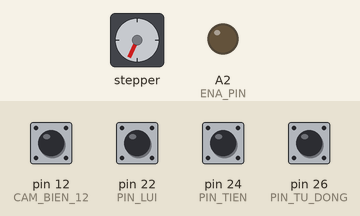
Simulated run of this sketch. Board: Arduino Mega 2560, built with avr-gcc and run on an emulated ATmega2560. Parts: stepper motor, output pins drawn as LEDs (lit = HIGH). The test bench sets the inputs (shaded band); at power-on: pin 12 (CAM_BIEN_12), pin 22 (PIN_LUI), pin 24 (PIN_TIEN), pin 26 (PIN_TU_DONG) HIGH. Stepper angles assume 1000 steps per turn.

Above: at 1.25 s.
1.3 s: pin 12 (CAM_BIEN_12) pulled LOW for 0.15 s
At 2.5 s:
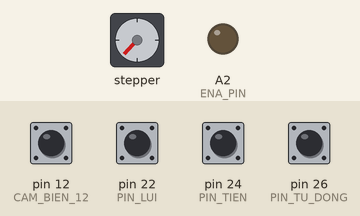
2.9 s: pin 22 (PIN_LUI) pulled LOW for 0.15 s
At 3.05 s:
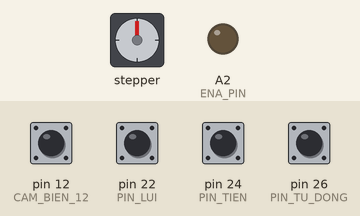
6.0 s: pin 12 (CAM_BIEN_12) pulled LOW for 1 s
At 7.3 s:
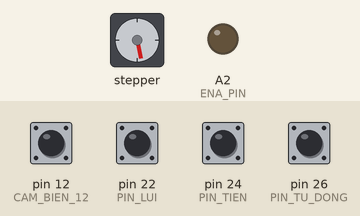
8.5 s: pin 24 (PIN_TIEN) pulled LOW for 0.15 s
At 11.1 s:
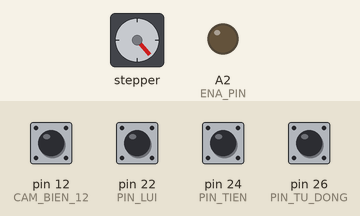
11.6 s: pin 22 (PIN_LUI) pulled LOW for 1 s
At 12.35 s:
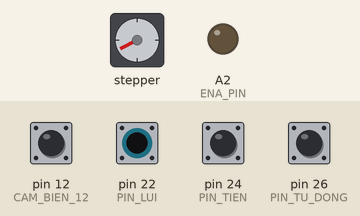
15.6 s: pin 12 (CAM_BIEN_12) driven LOW and pin 24 (PIN_TIEN) driven LOW
Timing chart, 0 to 19.2 s (numbered marks = the images above; inputs shaded):
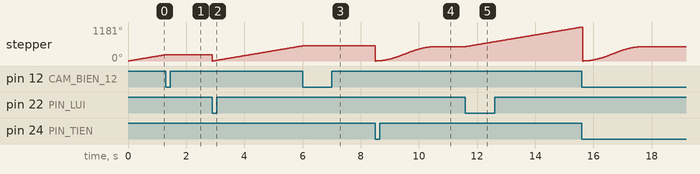

Measured:
- after the input at 1.3 s, stepper: goes on until 1.3 s, then stays 222°
- after the input at 2.9 s, stepper: turns 222° counter-clockwise in 0.00 s, then 524° clockwise in 3.1 s
- after the input at 6.0 s, stepper: goes on until 6.0 s, then stays 528°
- after the input at 8.5 s, stepper: turns 528° counter-clockwise in 0.00 s, then 499° clockwise in 2.0 s
- after the input at 11.6 s, stepper: keeps turning clockwise at about 170°/s, starting at once
- by itself, stepper: keeps turning clockwise at about 172°/s

The sketch:

karakuri_Shizai.ino
```cpp
#include <AccelStepper.h>

#define PUL_PIN A0 // kết nối với chân PUL động cơ bước
#define DIR_PIN A1 //
#define ENA_PIN A2

#define CAM_BIEN_12 12  // cảm biến tịm cận dụng để xác định vị trí quay của động cơ bước
#define PIN_TIEN    24  // Nhận tín hiệu từ chân 11 AGV
#define PIN_LUI     22  // Nhận tín hiệu từ chân 12 AGV
#define PIN_TU_DONG 26  // Nhận tín hiệu từ chân 10 AGV

AccelStepper stepper(1, PUL_PIN, DIR_PIN);

const float STEPS_PER_REV = 1000.0;
float GOC_DO = 500.0;

float TOC_DO_TIM_GOC = 500.0;
float TOC_DO_LAM_VIEC = 1250.0;
float GIA_TOC_LAM_VIEC = 1500.0;
const unsigned long THOI_GIAN_CHONG_NHIEU = 10;

// --- CÀI ĐẶT CHIỀU QUAY ---
// Tùy vào cách nối dây của bạn, hãy đổi dấu (1 hoặc -1) để động cơ quay đúng
// chiều "Ngược kim đồng hồ" như bạn muốn nhé.
const int CHIEU_QUAY_TIEP = -1;   // Quay tiếp 1 vòng (Dành cho chân 10)
const int CHIEU_QUAY_NGUOC = 1; // Quay ngược lại (Dành cho chân 12)

bool dangXacNhanGoc = false;
unsigned long thoiGianBatDauLow = 0;
unsigned long thoiGianBatDauCho = 0;

// Khai báo các trạng thái của hệ thống
enum TrangThaiHeThong {
  TIM_GOC_KHOI_DONG,
  IDLE,
  AUTO_DANG_TIEN,
  AUTO_DANG_CHO,
  TIM_GOC_SAU_AUTO,
  DANG_TIEN_VA_GIU,
  TIM_GOC_LUI
};

// Vừa bật máy lên là phải đi tìm gốc trước
TrangThaiHeThong trangThai = TIM_GOC_KHOI_DONG;

void setup() {
  pinMode(CAM_BIEN_12, INPUT_PULLUP);
  pinMode(PIN_TIEN, INPUT_PULLUP);
  pinMode(PIN_LUI, INPUT_PULLUP);
  pinMode(PIN_TU_DONG, INPUT_PULLUP);

  pinMode(ENA_PIN, OUTPUT);
  digitalWrite(ENA_PIN, LOW);

  stepper.setMaxSpeed(2000.0);
}

// Hàm chuyên dùng để quay liên tục TÌM GỐC bằng mắt cảm biến (Không đếm xung)
void thucHienTimGoc(int chieuQuay) {
  // Xuất xung cho động cơ quay liên tục ở tốc độ dò tìm
  stepper.setSpeed(chieuQuay * TOC_DO_TIM_GOC);
  stepper.runSpeed();

  // Nếu cảm biến bị đè (LOW)
  if (digitalRead(CAM_BIEN_12) == LOW) {
    if (!dangXacNhanGoc) {
      dangXacNhanGoc = true;
      thoiGianBatDauLow = millis();
    } else if (millis() - thoiGianBatDauLow >= THOI_GIAN_CHONG_NHIEU) {
      // Đã xác nhận đè chắc chắn qua 10ms -> TÌM THẤY GỐC
      stepper.stop();
      stepper.setCurrentPosition(0); // LƯU TỌA ĐỘ 0 TẠI ĐÂY

      stepper.setMaxSpeed(TOC_DO_LAM_VIEC);
      stepper.setAcceleration(GIA_TOC_LAM_VIEC);

      dangXacNhanGoc = false;
      trangThai = IDLE; // Thoát khỏi trạng thái tìm gốc, chuyển về chờ lệnh
    }
  } else {
    dangXacNhanGoc = false;
  }
}

void loop() {
  long xungLamViec = (GOC_DO * STEPS_PER_REV) / 360.0;

  switch (trangThai) {

    // --------------------------------------------------------
    // TRẠNG THÁI KHỞI ĐỘNG (Dò tìm mốc 0 lúc mới cấp điện)
    // --------------------------------------------------------
    case TIM_GOC_KHOI_DONG:
      thucHienTimGoc(CHIEU_QUAY_NGUOC);
      break;

    // --------------------------------------------------------
    // TRẠNG THÁI CHỜ LỆNH TỪ AGV
    // --------------------------------------------------------
    case IDLE:
      if (digitalRead(PIN_TU_DONG) == LOW) { // Nút 26 - Chân 10 kích
        stepper.moveTo(xungLamViec);
        trangThai = AUTO_DANG_TIEN;
      }
      else if (digitalRead(PIN_TIEN) == LOW) { // Nút 24 - Chân 11 kích
        stepper.moveTo(xungLamViec);
        trangThai = DANG_TIEN_VA_GIU;
      }
      else if (digitalRead(PIN_LUI) == LOW) { // Nút 22 - Chân 12 kích
        trangThai = TIM_GOC_LUI;
      }
      break;

    // --------------------------------------------------------
    // LUỒNG XỬ LÝ CHÂN 10 (AUTO XẢ HÀNG)
    // --------------------------------------------------------
    case AUTO_DANG_TIEN:
      stepper.run();
      // Nếu đã chạy tới đúng góc 550 độ
      if (stepper.distanceToGo() == 0) {
        thoiGianBatDauCho = millis(); // Bắt đầu bấm giờ
        trangThai = AUTO_DANG_CHO;
      }
      break;

    case AUTO_DANG_CHO:
      // Chờ đủ 6 giây
      if (millis() - thoiGianBatDauCho >= 6000) {
        trangThai = TIM_GOC_SAU_AUTO;
      }
      break;

    case TIM_GOC_SAU_AUTO:
      // Quay TỚI (Tiếp 1 vòng) để đè lại điểm gốc
      thucHienTimGoc(CHIEU_QUAY_TIEP);
      break;

    // --------------------------------------------------------
    // LUỒNG XỬ LÝ CHÂN 11 (TIẾN VÀ ĐỨNG IM)
    // --------------------------------------------------------
    case DANG_TIEN_VA_GIU:
      stepper.run();
      // Tới nơi thì về IDLE, do không có lệnh quay về nên nó sẽ đứng cứng ngắc ở đó
      if (stepper.distanceToGo() == 0) {
        trangThai = IDLE;
      }
      break;

    // --------------------------------------------------------
    // LUỒNG XỬ LÝ CHÂN 12 (QUAY NGƯỢC LẠI TÌM GỐC VÀ ĐỨNG IM)
    // --------------------------------------------------------
    case TIM_GOC_LUI:
      // Quay NGƯỢC LẠI quét cảm biến gốc
      thucHienTimGoc(CHIEU_QUAY_NGUOC);
      break;
  }
}
```
